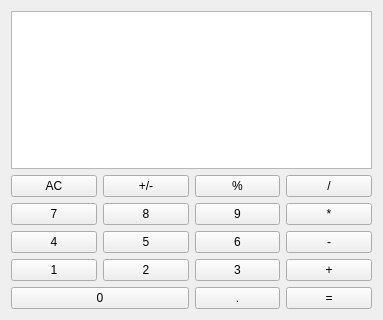
<?xml version="1.0" encoding="UTF-8"?>
<ui version="4.0">
 <class>Form</class>
 <widget class="QWidget" name="Form">
  <property name="geometry">
   <rect>
    <x>0</x>
    <y>0</y>
    <width>383</width>
    <height>320</height>
   </rect>
  </property>
  <property name="windowTitle">
   <string>Form</string>
  </property>
  <layout class="QVBoxLayout" name="verticalLayout_2">
   <item>
    <layout class="QVBoxLayout" name="verticalLayout">
     <item>
      <widget class="QTextBrowser" name="textBrowser"/>
     </item>
    </layout>
   </item>
   <item>
    <layout class="QGridLayout" name="gridLayout">
     <item row="3" column="5">
      <widget class="QPushButton" name="pushButton_12">
       <property name="text">
        <string>+</string>
       </property>
      </widget>
     </item>
     <item row="1" column="4">
      <widget class="QPushButton" name="pushButton_10">
       <property name="text">
        <string>9</string>
       </property>
      </widget>
     </item>
     <item row="2" column="4">
      <widget class="QPushButton" name="pushButton_7">
       <property name="text">
        <string>6</string>
       </property>
      </widget>
     </item>
     <item row="3" column="4">
      <widget class="QPushButton" name="pushButton_4">
       <property name="text">
        <string>3</string>
       </property>
      </widget>
     </item>
     <item row="2" column="5">
      <widget class="QPushButton" name="pushButton_13">
       <property name="text">
        <string>-</string>
       </property>
      </widget>
     </item>
     <item row="1" column="2">
      <widget class="QPushButton" name="pushButton_8">
       <property name="text">
        <string>7</string>
       </property>
      </widget>
     </item>
     <item row="4" column="4">
      <widget class="QPushButton" name="pushButton_11">
       <property name="text">
        <string>.</string>
       </property>
      </widget>
     </item>
     <item row="2" column="2">
      <widget class="QPushButton" name="pushButton_5">
       <property name="text">
        <string>4</string>
       </property>
      </widget>
     </item>
     <item row="3" column="2">
      <widget class="QPushButton" name="pushButton_2">
       <property name="text">
        <string>1</string>
       </property>
      </widget>
     </item>
     <item row="2" column="3">
      <widget class="QPushButton" name="pushButton_6">
       <property name="text">
        <string>5</string>
       </property>
      </widget>
     </item>
     <item row="3" column="3">
      <widget class="QPushButton" name="pushButton_3">
       <property name="text">
        <string>2</string>
       </property>
      </widget>
     </item>
     <item row="1" column="3">
      <widget class="QPushButton" name="pushButton_9">
       <property name="text">
        <string>8</string>
       </property>
      </widget>
     </item>
     <item row="1" column="5">
      <widget class="QPushButton" name="pushButton_14">
       <property name="text">
        <string>*</string>
       </property>
      </widget>
     </item>
     <item row="0" column="5">
      <widget class="QPushButton" name="pushButton_15">
       <property name="text">
        <string>/</string>
       </property>
      </widget>
     </item>
     <item row="4" column="5">
      <widget class="QPushButton" name="pushButton_16">
       <property name="text">
        <string>=</string>
       </property>
      </widget>
     </item>
     <item row="0" column="4">
      <widget class="QPushButton" name="pushButton_17">
       <property name="text">
        <string>%</string>
       </property>
      </widget>
     </item>
     <item row="0" column="3">
      <widget class="QPushButton" name="pushButton_18">
       <property name="text">
        <string>+/-</string>
       </property>
      </widget>
     </item>
     <item row="0" column="2">
      <widget class="QPushButton" name="pushButton_19">
       <property name="text">
        <string>AC</string>
       </property>
      </widget>
     </item>
     <item row="4" column="2" colspan="2">
      <widget class="QPushButton" name="pushButton">
       <property name="text">
        <string>0</string>
       </property>
      </widget>
     </item>
    </layout>
   </item>
  </layout>
 </widget>
 <resources/>
 <connections/>
</ui>
